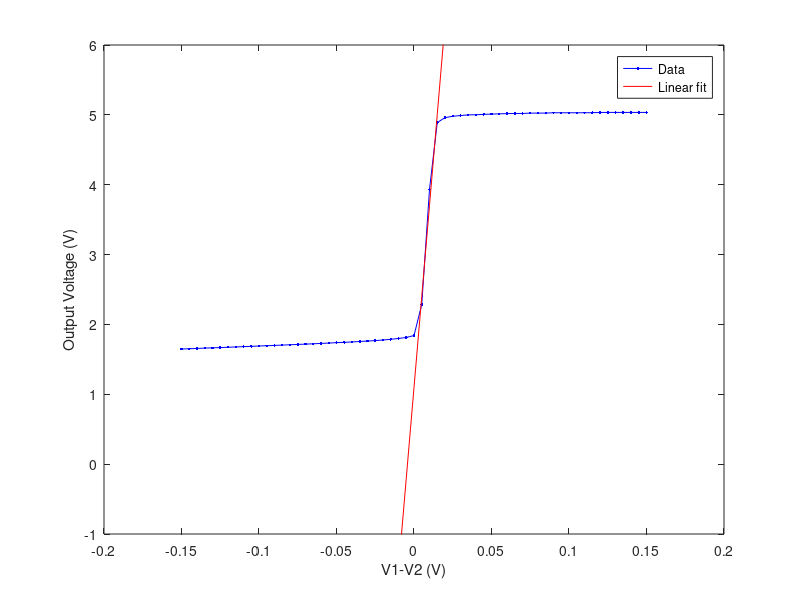
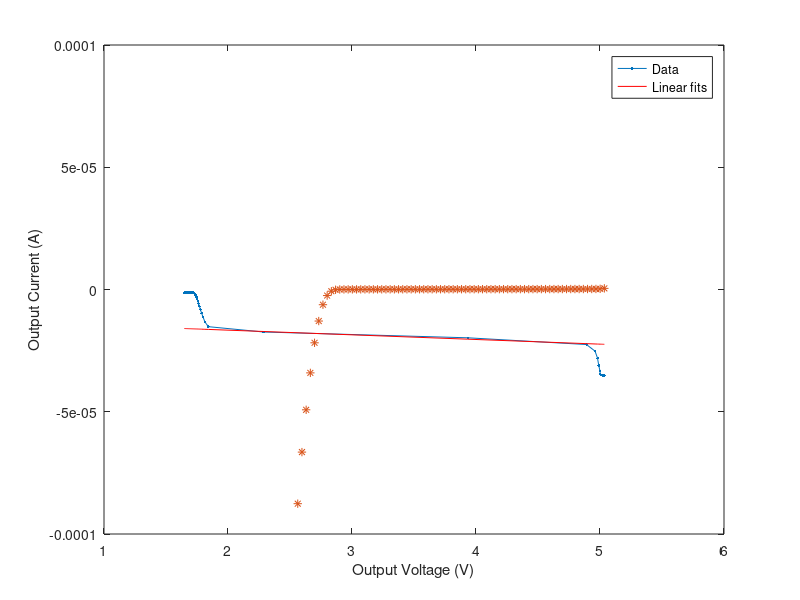
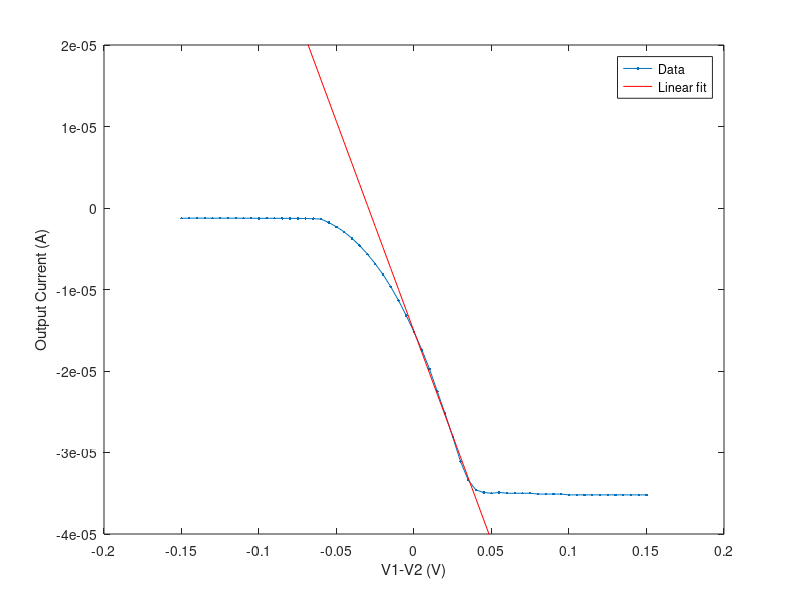
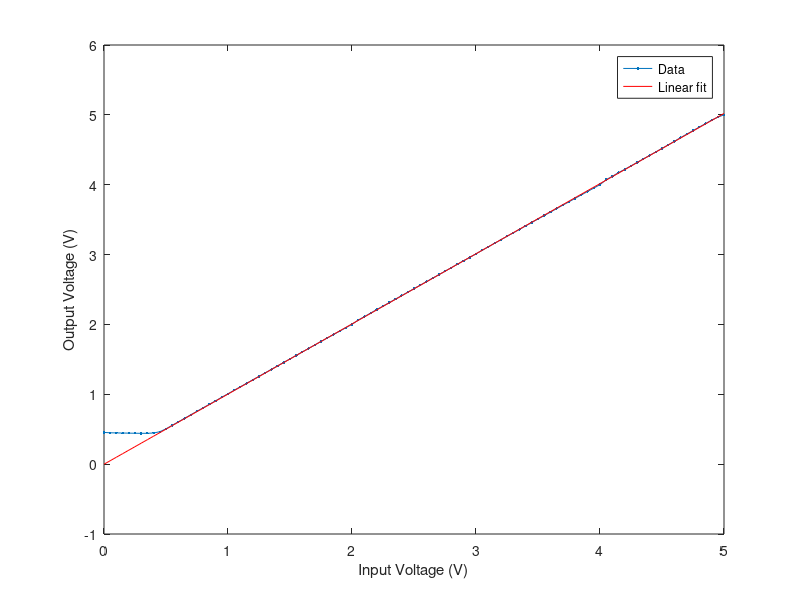

MATLAB code for these plots, in order:
load('lab8data.mat')


%% Experiment 2

p2 = polyfit(Vdm(32:34),Vout_exp2(32:34),1);
y2 = polyval(p2,Vdm);


figure
plot(Vdm,Vout_exp2,'b.-')
hold on 
plot(Vdm,y2,'r')

hold off
xlabel('V1-V2 (V)')
ylabel('Output Voltage (V)')
legend('Data','Linear fit')
ylim([-1,6])

%%
p3 = polyfit(Vout_exp2(32:34),Iout_fixed(32:34),1);
y3 = polyval(p3,Vout_exp2);
v = linspace(Vout_exp2(1),Vout_exp2(end),101);

figure
plot(Vout_exp2,Iout_fixed,'.-')
hold on 
plot(Vout_exp2,y3,'r')
plot(v,Iout_sweep,'*')
hold off
xlabel('Output Voltage (V)')
ylabel('Output Current (A)')
legend('Data','Linear fits')
ylim([-1e-4,1e-4])


p4 = polyfit(Vdm(30:37),Iout_fixed(30:37),1);
y4 = polyval(p4,Vdm);

figure
plot(Vdm,Iout_fixed,'.-')
hold on
plot(Vdm,y4,'r')
hold off
xlabel('V1-V2 (V)')
ylabel('Output Current (A)')
legend('Data','Linear fit')
ylim([-4e-5,2e-5])

%% Experiment 3

%Vout_Vin_exp3
p5 = polyfit(Vout_sweep(30:100),Vout_exp3(30:100),1);
y5 = polyval(p5,Vout_sweep);

figure
plot(Vout_sweep,Vout_exp3,'.-')
hold on 
plot(Vout_sweep,y5,'r')
% plot(V1,Vout_sweep,'*')
hold off
xlabel('Input Voltage (V)')
ylabel('Output Voltage (V)')
legend('Data','Linear fit')


%Vout_Vin_diff_exp3
p6 = polyfit(Vout_sweep(30:80),Vout_Vin(30:80),1);
y6 = polyval(p6,Vout_sweep);

figure
plot(Vout_sweep,Vout_Vin,'.-')
hold on
plot(Vout_sweep,y6,'r')
% plot(V1,Vout_Vin,'*')
hold off
xlabel('Input Voltage (V)')
ylabel('Vout - Vin (V)')
legend('Data','Linear fit')